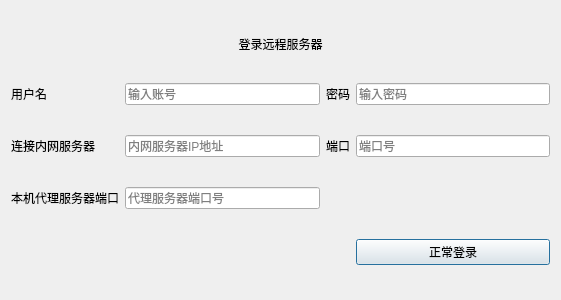
<?xml version="1.0" encoding="UTF-8"?>
<ui version="4.0">
 <class>LoginDialog</class>
 <widget class="QDialog" name="LoginDialog">
  <property name="geometry">
   <rect>
    <x>0</x>
    <y>0</y>
    <width>561</width>
    <height>300</height>
   </rect>
  </property>
  <property name="sizePolicy">
   <sizepolicy hsizetype="Fixed" vsizetype="Fixed">
    <horstretch>0</horstretch>
    <verstretch>1</verstretch>
   </sizepolicy>
  </property>
  <property name="minimumSize">
   <size>
    <width>561</width>
    <height>300</height>
   </size>
  </property>
  <property name="maximumSize">
   <size>
    <width>561</width>
    <height>300</height>
   </size>
  </property>
  <property name="windowTitle">
   <string>期权交易端登录界面</string>
  </property>
  <layout class="QGridLayout" name="gridLayout_2">
   <item row="2" column="2">
    <widget class="QLabel" name="password_Label">
     <property name="text">
      <string>密码</string>
     </property>
    </widget>
   </item>
   <item row="3" column="2">
    <widget class="QLabel" name="intranet_server_port_Label">
     <property name="text">
      <string>端口</string>
     </property>
    </widget>
   </item>
   <item row="3" column="1">
    <widget class="QLineEdit" name="intranet_server_ip_LineEdit">
     <property name="maxLength">
      <number>32762</number>
     </property>
     <property name="placeholderText">
      <string>内网服务器IP地址</string>
     </property>
    </widget>
   </item>
   <item row="2" column="3">
    <widget class="QLineEdit" name="password_LineEdit">
     <property name="inputMask">
      <string/>
     </property>
     <property name="text">
      <string/>
     </property>
     <property name="echoMode">
      <enum>QLineEdit::Password</enum>
     </property>
     <property name="placeholderText">
      <string>输入密码</string>
     </property>
    </widget>
   </item>
   <item row="2" column="1">
    <widget class="QLineEdit" name="user_name_LineEdit">
     <property name="text">
      <string/>
     </property>
     <property name="echoMode">
      <enum>QLineEdit::Normal</enum>
     </property>
     <property name="placeholderText">
      <string>输入账号</string>
     </property>
    </widget>
   </item>
   <item row="3" column="3">
    <widget class="QLineEdit" name="intranet_server_port_LineEdit">
     <property name="placeholderText">
      <string>端口号</string>
     </property>
    </widget>
   </item>
   <item row="2" column="0">
    <widget class="QLabel" name="user_name_Label">
     <property name="text">
      <string>用户名</string>
     </property>
    </widget>
   </item>
   <item row="3" column="0">
    <widget class="QLabel" name="intranet_server_ip_Label">
     <property name="text">
      <string>连接内网服务器</string>
     </property>
    </widget>
   </item>
   <item row="4" column="0">
    <widget class="QLabel" name="local_proxy_server_prot_Label">
     <property name="text">
      <string>本机代理服务器端口</string>
     </property>
    </widget>
   </item>
   <item row="4" column="1">
    <widget class="QLineEdit" name="local_proxy_server_port_LineEdit">
     <property name="placeholderText">
      <string>代理服务器端口号</string>
     </property>
    </widget>
   </item>
   <item row="5" column="3">
    <widget class="QPushButton" name="login_pushButton">
     <property name="sizePolicy">
      <sizepolicy hsizetype="Expanding" vsizetype="Fixed">
       <horstretch>0</horstretch>
       <verstretch>0</verstretch>
      </sizepolicy>
     </property>
     <property name="text">
      <string>正常登录</string>
     </property>
     <property name="shortcut">
      <string>Ctrl+Return</string>
     </property>
    </widget>
   </item>
   <item row="5" column="0" colspan="2">
    <widget class="QLabel" name="lineedit_empty_Label">
     <property name="styleSheet">
      <string notr="true">QLabel{
	color:red;
}</string>
     </property>
     <property name="text">
      <string/>
     </property>
    </widget>
   </item>
   <item row="0" column="0" colspan="4">
    <widget class="QLabel" name="label">
     <property name="sizePolicy">
      <sizepolicy hsizetype="Expanding" vsizetype="Fixed">
       <horstretch>0</horstretch>
       <verstretch>0</verstretch>
      </sizepolicy>
     </property>
     <property name="text">
      <string>登录远程服务器</string>
     </property>
     <property name="alignment">
      <set>Qt::AlignCenter</set>
     </property>
    </widget>
   </item>
  </layout>
 </widget>
 <tabstops>
  <tabstop>user_name_LineEdit</tabstop>
  <tabstop>password_LineEdit</tabstop>
  <tabstop>intranet_server_ip_LineEdit</tabstop>
  <tabstop>intranet_server_port_LineEdit</tabstop>
  <tabstop>local_proxy_server_port_LineEdit</tabstop>
  <tabstop>login_pushButton</tabstop>
 </tabstops>
 <resources/>
 <connections/>
 <slots>
  <slot>on_login_pushButton_clicked()</slot>
 </slots>
</ui>
